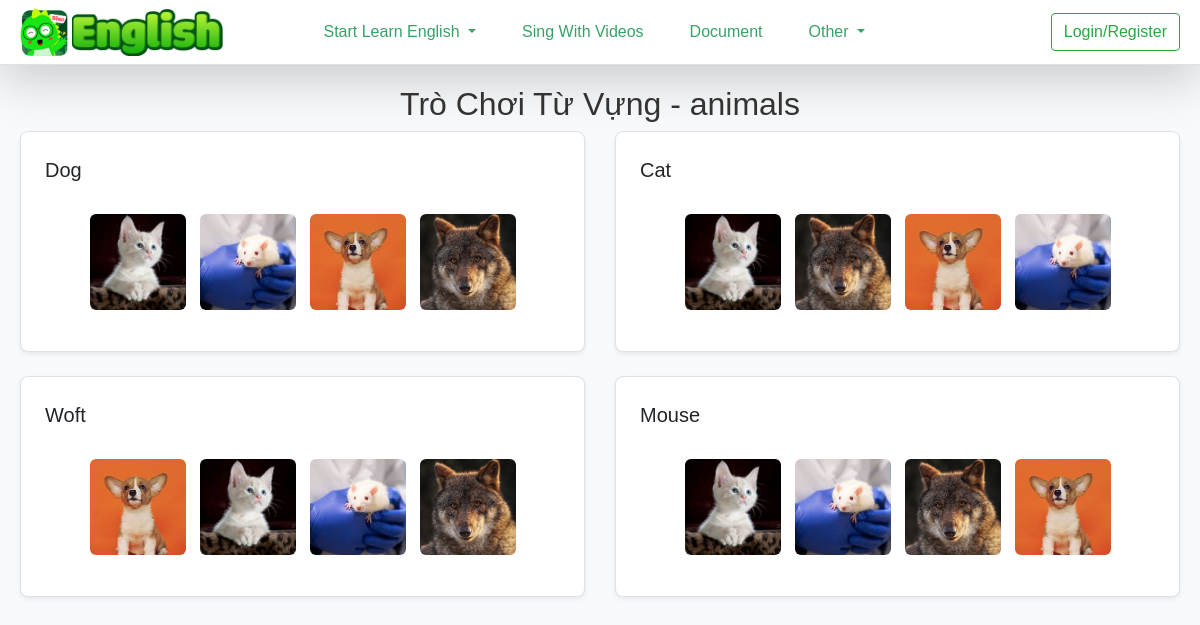
The app's page /project/learn_vocabulary.php?topic=animals with its own data.
### tables this page shows
CREATE TABLE `vocabulary` (
  `id` int(11) NOT NULL,
  `word` varchar(255) NOT NULL,
  `choices` longtext NOT NULL CHECK (json_valid(`choices`)),
  `correct_choice` varchar(255) NOT NULL,
  `topic` varchar(255) NOT NULL,
  `image` varchar(255) DEFAULT NULL
);

### project/learn_vocabulary.php (the view, shortened to what this page needs)
<!DOCTYPE html>
<html lang="en">
<head>
    <link href="https://cdn.jsdelivr.net/npm/bootstrap@5.3.1/dist/css/bootstrap.min.css" rel="stylesheet">
    <link href="https://cdnjs.cloudflare.com/ajax/libs/font-awesome/6.4.2/css/all.min.css" rel="stylesheet">
    <link href="https://cdn.jsdelivr.net/npm/tailwindcss@2.2.19/dist/tailwind.min.css" rel="stylesheet">
</head>
<?php
include('../src/font/learn_english/header_english.php');
?>
<?php
include('../config/conn.php');
$topic = isset($_GET['topic']) ? $_GET['topic'] : 'default_topic';
$query = $conn->prepare("SELECT * FROM vocabulary WHERE topic = ?");
$query->bind_param("s", $topic);
$query->execute();
$result = $query->get_result();
?>
<!DOCTYPE html>
<html lang="vi">
<head>
</head>
<body>
    <div class="container my-6">
        <h2 class="text-center">Trò Chơi Từ Vựng - <?php echo htmlspecialchars($topic); ?></h2>
        <div class="row">
            <?php while ($row = $result->fetch_assoc()): ?>
                <div class="col-md-6 mb-6">
                    <div class="card p-4 border border-colorGrey3/70 shadow-sm">
                        <h3 class="font-medium text-xl"><?php echo htmlspecialchars($row['word']); ?></h3>
                        <div class="choices">
                            <?php
                            $imageDirectory = '../admin/assets/images/';
                            $images = glob($imageDirectory . '*.{jpg,jpeg,png,gif}', GLOB_BRACE);
                            if ($images) {
                                shuffle($images);
                                $choices = array_slice($images, 0, 4);
                                foreach ($choices as $image) {
                                    $imageName = basename($image);
                                    echo '<img src="' . htmlspecialchars($image) . '" alt="' . htmlspecialchars($imageName) . '" class="choice-img" data-choice="' . htmlspecialchars($imageName) . '">';
                                }
                            } else {
                                echo '<p>Không có hình ảnh nào trong thư mục.</p>';
                            }
                            ?>
                        </div>
                    </div>
                </div>
            <?php endwhile; ?>
        </div>
    </div>
</body>
</html>

### src/font/learn_english/header_english.php (style rules this page uses)
body { font-family: 'Arial', sans-serif; }

### project/learn_vocabulary.php (style rules this page uses)
body { font-family: Arial, sans-serif; background-color: #f8f9fa; color: #333; }
.container { max-width: 1200px; margin: 0 auto; padding: 20px; }
.card { background-color: #fff; border-radius: 8px; padding: 20px; transition: transform 0.2s; }
.choices { margin-top: 15px; display: flex; flex-wrap: wrap; justify-content: center; }
.choice-img { margin: 5px; cursor: pointer; border: 2px solid transparent; border-radius: 8px; transition: border-color 0.3s; width: 100px; height: 100px; object-fit: cover; }

### records on screen
vocabulary: word "Dog"
vocabulary: word "Cat"
vocabulary: word "Woft"
vocabulary: word "Mouse"

### other values on screen
$topic "animals"
